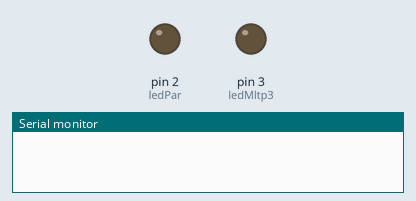
This sketch was run on a simulated Arduino Uno, built with avr-gcc and run on an emulated ATmega328P. Shown: output pins drawn as LEDs (lit = HIGH), the last lines printed to the serial monitor.

Above: at 0.1 s.
At 1.1 s:
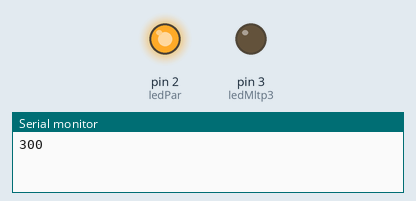
Timing chart, 0 to 2.6 s (numbered marks = the images above):
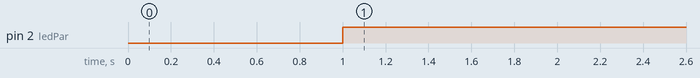

Measured:
- by itself, pin 2 (ledPar): LOW → HIGH at 1.0 s

The sketch:

Exerc_cio_2.4.ino
```cpp
const int ledPar=2;
const int ledMltp3=3;
const int ON=HIGH;
const int OFF=LOW;


void setup() {
  // put your setup code here, to run once:
  Serial.begin(9600);
  pinMode(ledPar, OUTPUT);
  pinMode(ledMltp3, OUTPUT);
}

void loop() {
  // put your main code here, to run repeatedly:
  for (int numero=300;numero<=400;numero++){

      delay(500);
      Serial.println(numero);
      delay(500);

      while((numero%2)==0){
      digitalWrite(ledPar, ON);
      delay(1000);
      digitalWrite(ledPar, OFF);
     }

      while((numero%3)==0){
      digitalWrite(ledMltp3, ON);
      delay(1000);
      digitalWrite(ledMltp3, OFF);


      }
  }
}
```
